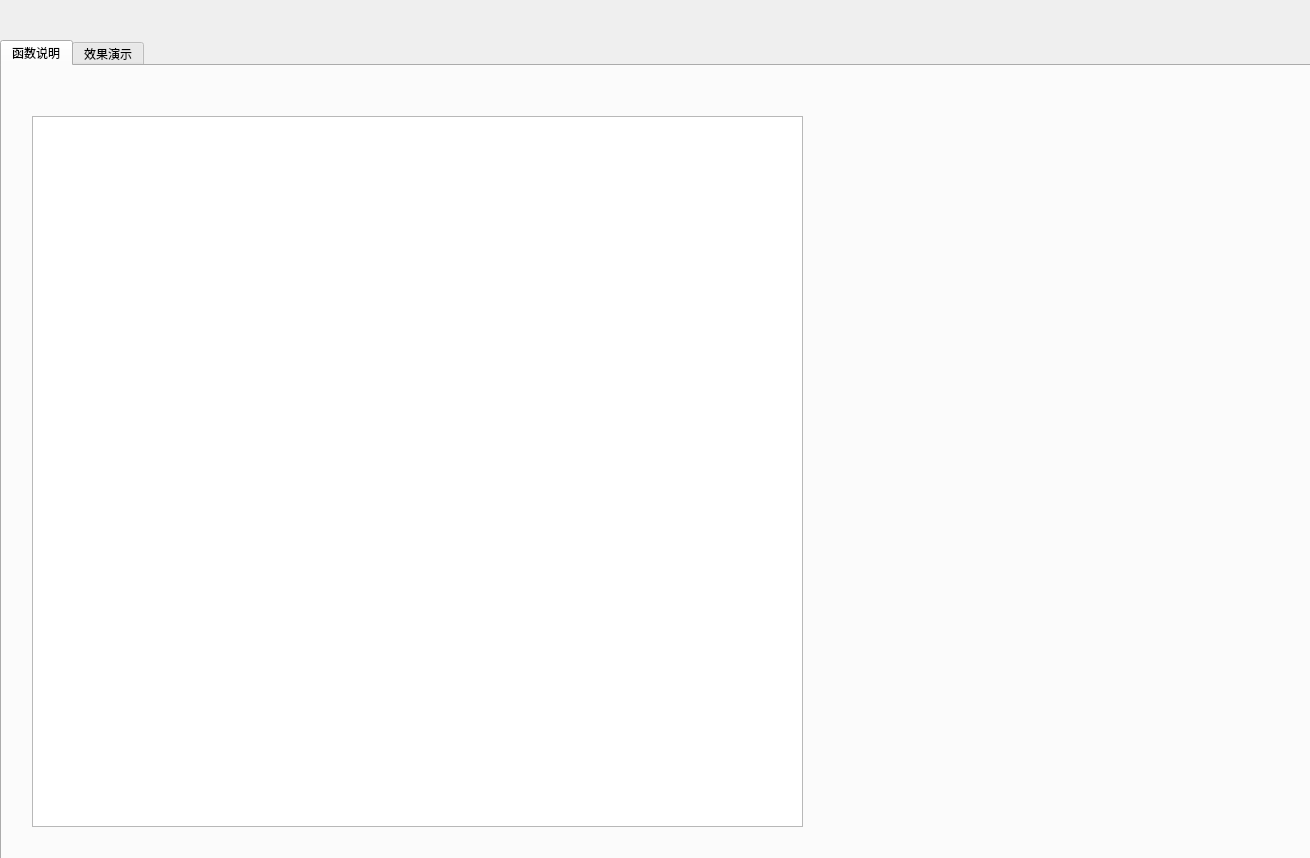
<?xml version="1.0" encoding="UTF-8"?>
<ui version="4.0">
 <class>Form</class>
 <widget class="QWidget" name="Form">
  <property name="geometry">
   <rect>
    <x>0</x>
    <y>0</y>
    <width>1310</width>
    <height>858</height>
   </rect>
  </property>
  <property name="windowTitle">
   <string>Form</string>
  </property>
  <widget class="QTabWidget" name="explain_function">
   <property name="geometry">
    <rect>
     <x>0</x>
     <y>40</y>
     <width>1321</width>
     <height>831</height>
    </rect>
   </property>
   <property name="currentIndex">
    <number>0</number>
   </property>
   <widget class="QWidget" name="tab_explain">
    <attribute name="title">
     <string>函数说明</string>
    </attribute>
    <widget class="QTextBrowser" name="textBrowser">
     <property name="geometry">
      <rect>
       <x>30</x>
       <y>50</y>
       <width>771</width>
       <height>711</height>
      </rect>
     </property>
    </widget>
   </widget>
   <widget class="QWidget" name="show_result">
    <attribute name="title">
     <string>效果演示</string>
    </attribute>
    <layout class="QHBoxLayout" name="horizontalLayout">
     <item>
      <layout class="QVBoxLayout" name="verticalLayout">
       <item>
        <widget class="QTableView" name="original_table_view"/>
       </item>
      </layout>
     </item>
     <item>
      <layout class="QVBoxLayout" name="verticalLayout_2">
       <item>
        <widget class="QTableView" name="result_table_view"/>
       </item>
      </layout>
     </item>
    </layout>
   </widget>
  </widget>
 </widget>
 <resources/>
 <connections/>
</ui>
